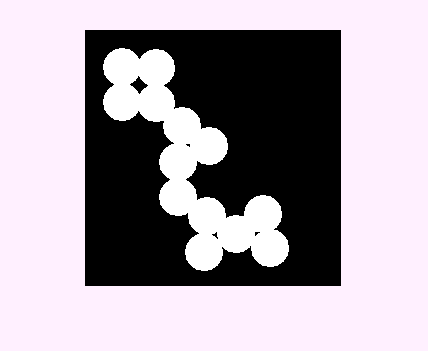
%> input picture Morphological_Image_Processing/circles.png, 428 x 351 px
$ octave Erosion_Dilation.m   (GNU Octave 9; MATLAB toolbox functions it lacks are replaced by stand-ins)
%> lines starting %> are read from the running program, lines starting %| are printed output that depends on the picture
I = imread('C:\Users\HP\Downloads\circles.png');
%> I is the input picture: size 351x428x3 uint8; mean R, G, B 167.7, 159.3, 167.7
se = strel('disk',10);
IM2=imerode(I,se);
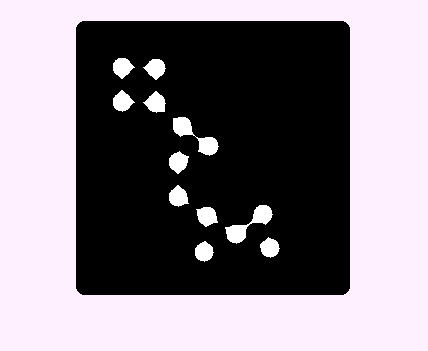
%> IM2: size 351x428x3 uint8; mean R, G, B 134.4, 126.9, 134.4
IM3=imdilate(I,se);
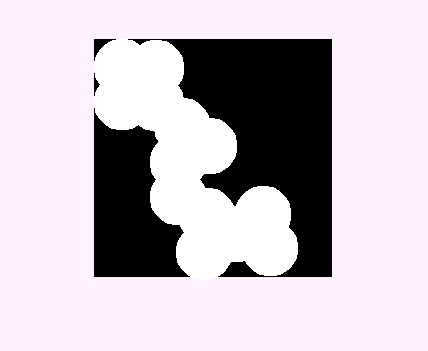
%> IM3: size 351x428x3 uint8; mean R, G, B 197.5, 188.1, 197.5
imshowpair(IM2,IM3,'montage');
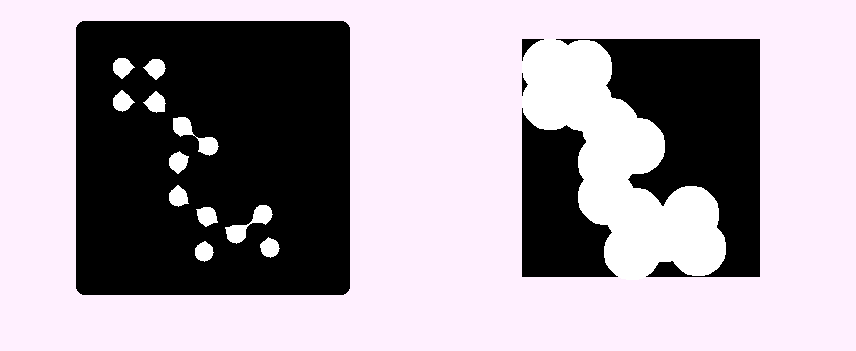
%> displayed picture: size 351x856x3, on the screen's scale of 0 to 255; mean R, G, B 165.9, 157.5, 165.9
